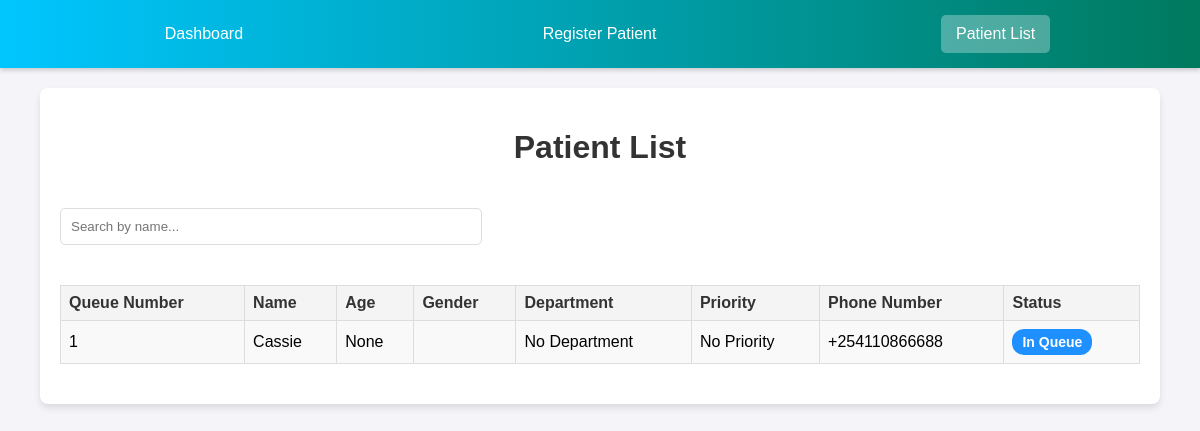
Before: /patient_list/ with the older database file.
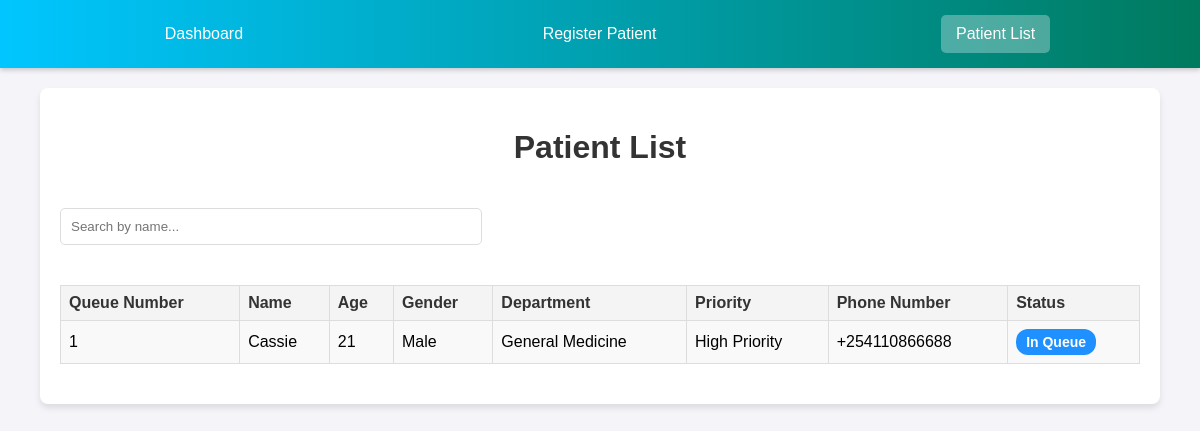
After: the same page with the newer database file.
### Nazareth/models.py (models this page shows, shortened)
class Patient(models.Model):
    assigned_doctor = models.ForeignKey(
        'Doctor',
        on_delete=models.SET_NULL,
        null=True,
        blank=True,
        related_name="patients"
    )
    name = models.CharField(max_length=100)
    age = models.PositiveIntegerField(null=True, blank=True)
    gender = models.CharField(
        max_length=10,
        choices=[
            ('male', 'Male'),
            ('female', 'Female'),
            ('other', 'Other'),
        ],
    )
    service = models.CharField(max_length=50)
    priority = models.CharField(
        max_length=10,
        choices=[
            ("low", "Low"),
            ("medium", "Medium"),
            ("high", "High"),
        ],
    )
    department = models.ForeignKey(
        'Department',
        on_delete=models.SET_NULL,
        null=True,
        blank=True,
        related_name="patients"
    )
    in_queue = models.BooleanField(default=False)
    is_active = models.BooleanField(default=True)
    queue_number = models.IntegerField(null=True, blank=True)
    date_registered = models.DateTimeField(default=now)
    phone_number = models.CharField(max_length=20)
    status = models.CharField(
        max_length=20,
        choices=[
            ('waiting', 'Waiting'),
            ('in_queue', 'In Queue'),
            ('in_process', 'In Process'),
            ('completed', 'Completed'),
            ('under_observation', 'Under Observation'),
            ('discharged', 'Discharged'),
        ],
        default='in_queue'
    )
    hidden = models.BooleanField(default=False)
    class Meta:
        ordering = ['queue_number']

class Department(models.Model):
    id = models.AutoField(primary_key=True)
    name = models.CharField(max_length=100, unique=True)

### Nazareth/views.py (the view)
# urls.py: path('patient_list/', views.patient_list, name='patient_list'),
def patient_list(request):
    patients = Patient.objects.prefetch_related('queues').select_related('department').filter(in_queue=True,
                                                                                              hidden=False)
    for patient in patients:
        queue = patient.queues.order_by('priority').first()
        patient.queue_status = queue.status if queue else "No Queue"
    return render(request, "patient_list.html", {"patients": patients})

### Nazareth/templates/patient_list.html (shortened to what this page needs)
{% load static %}
<!doctype html>
<html lang="en">
<head>
    <link rel="stylesheet" href="{% static 'css/patient-list.css' %}">
</head>
<body>
    <div class="navbar">
        <a href="{% url 'receptionist' %}">Dashboard</a>
        <a href="{% url 'register_patient' %}">Register Patient</a>
        <a href="{% url 'patient_list' %}" class="active">Patient List</a>
    </div>
    <div class="container">
        <h1>Patient List</h1>
        <input type="text" id="search-bar" placeholder="Search by name...">
        {% if no_patients %}
            <p>No patients in the list.</p>
        {% else %}
            <table>
                <thead>
                    <tr>
                        <th>Queue Number</th>
                        <th>Name</th>
                        <th>Age</th>
                        <th>Gender</th>
                        <th>Department</th>
                        <th>Priority</th>
                        <th>Phone Number</th>
                        <th>Status</th>
                    </tr>
                </thead>
                <tbody id="patient-list">
                    {% for patient in patients %}
                    <tr>
                        <td>{{ patient.queue_number }}</td>
                        <td>{{ patient.name }}</td>
                        <td>{{ patient.age }}</td>
                        <td>{{ patient.gender }}</td>
                        <td>
                            {% if patient.department %}
                                {{ patient.department.name }}
                            {% else %}
                                No Department
                            {% endif %}
                        </td>
                        <td>
                            {% if patient.priority %}
                                {{ patient.priority|capfirst }} Priority
                            {% else %}
                                No Priority
                            {% endif %}
                        </td>
                        <td>{{ patient.phone_number }}</td>
                        <td>
                            {% if patient.status == 'waiting' %}
                                <span class="badge badge-waiting">Waiting</span>
                            {% elif patient.status == 'in_queue' %}
                                <span class="badge badge-in-queue">In Queue</span>
                            {% elif patient.status == 'under_observation' %}
                                <span class="badge badge-under-observation">Under Observation</span>
                            {% elif patient.status == 'discharged' %}
                                <span class="badge badge-discharged">Discharged</span>
                            {% else %}
                                <span class="badge badge-no-queue">No Queue</span>
                            {% endif %}
                        </td>
                    </tr>
                    {% endfor %}
                </tbody>
            </table>
        {% endif %}
    </div>
</body>
</html>

Changed rows visible on the page:
changed Patient "Cassie": age "None" → "21"; gender (not shown) → "Male"; department.name (not shown) → "General Medicine"; priority (not shown) → "High"; priority "No Priority" → "Priority"; no longer shows "No Department"
